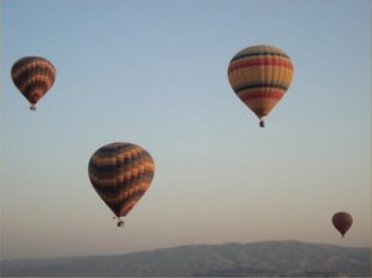
#> input picture Duc/Pic/balloon.png, 372 x 278 px, found by its file name
$ jupyter execute 28-Contour-boundingbox-and-enclosing-circle.ipynb
#> lines starting #> are read from the running program, lines starting #| are printed output that depends on the picture; after the words box and inside, x2 and y2 are one past the last pixel; in counts of white or black regions, pixels touching at a corner belong together
# bounding box

[cell 1]
import numpy as np
import cv2
import matplotlib.pyplot as plt

[cell 2]
input_image = cv2.imread("images/balloon.png")
#> input_image is the input picture: shape (278, 372, 3); mean B, G, R 157, 154.6, 149.1

gray_image = cv2.cvtColor(input_image, cv2.COLOR_BGR2GRAY)
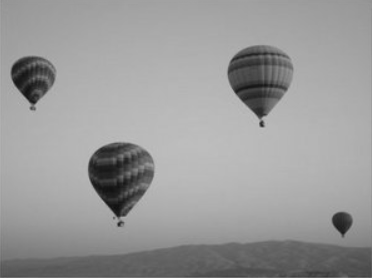
#> gray_image: shape (278, 372); min 14, max 191, mean 153.2

_, binary_image = cv2.threshold(gray_image,127,255,cv2.THRESH_BINARY_INV)
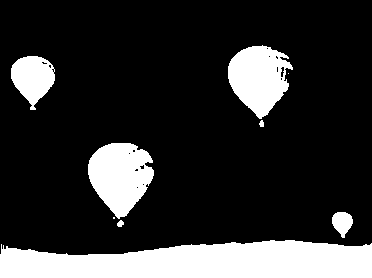
#> binary_image: shape (278, 372); 19.3% white; 9 white regions (2 under 20 px), largest, box (x1, y1, x2, y2) and area: (0, 240, 372, 278) 11442, (88, 143, 154, 219) 3432, (228, 45, 293, 119) 3140

plt.figure(figsize=[14,8])
plt.subplot(131);plt.imshow(input_image[...,::-1]);plt.title("Original");
plt.subplot(132);plt.imshow(gray_image, cmap='gray');plt.title("Gray image");
plt.subplot(133);plt.imshow(binary_image, cmap='gray');plt.title("Binary image");
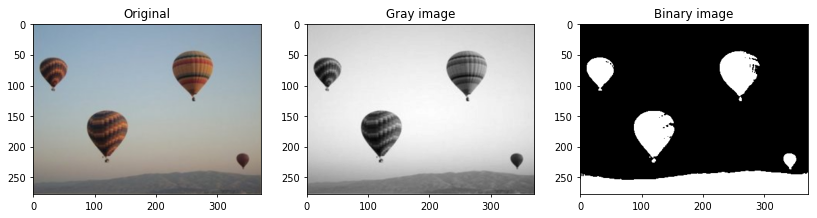
#> figure drawn by matplotlib, 3 panels

[cell 3]
kernel = cv2.getStructuringElement(cv2.MORPH_ELLIPSE, (5, 5), (2, 2))
closing = cv2.morphologyEx(binary_image, cv2.MORPH_CLOSE, kernel)
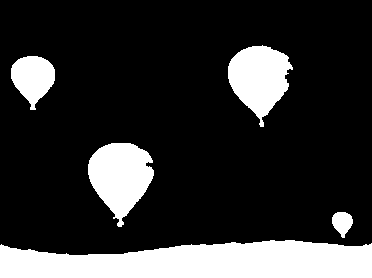
#> closing: shape (278, 372); 19.5% white; 5 white regions

contours, _ = cv2.findContours(closing, cv2.RETR_TREE, cv2.CHAIN_APPROX_SIMPLE)
#> contours = 5 contours; box (x1, y1, x2, y2) and area: (0, 240, 372, 278) 11060, (88, 143, 154, 227) 3408, (228, 45, 293, 127) 3134, (11, 56, 55, 110) 1492, (332, 212, 353, 238) 338
all_contours = cv2.drawContours(input_image.copy(), contours, -1, (100,200,200), 3)
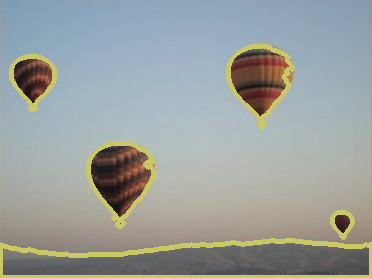
#> all_contours: shape (278, 372, 3); mean B, G, R 156.6, 159.8, 153.8
plt.figure(figsize=[14,8])

plt.subplot(121);plt.imshow(input_image[...,::-1]);plt.title("Original");
plt.subplot(122);plt.imshow(all_contours[...,::-1]);plt.title("Contours");
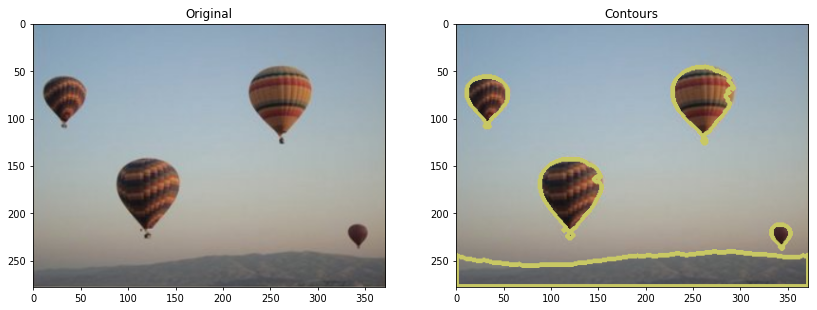
#> figure drawn by matplotlib, 2 panels

[cell 4]
drawing = input_image.copy()
cv2.drawContours(drawing, [contours[2]], -1, (0,255,255),3)
plt.imshow(drawing[...,::-1])

[cell 5]
boundRect = cv2.boundingRect(contours[3])
#> boundRect = (11, 56, 44, 54)
centers, radius = cv2.minEnclosingCircle(contours[3])
#> centers = (31.72, 82.23); radius = 26.97

[cell 6]
drawing = input_image.copy()

cv2.rectangle(drawing, (int(boundRect[0]), int(boundRect[1])), \
  (int(boundRect[0]+boundRect[2]), int(boundRect[1]+boundRect[3])), (100,0,255), 2)
plt.imshow(drawing[...,::-1])

[cell 7]
drawing = input_image.copy()
cv2.circle(drawing, (int(centers[0]), int(centers[1])), int(radius), (100,0,255), 2)
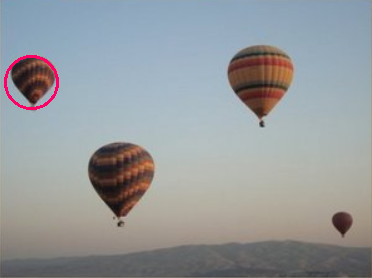
#> drawing: shape (278, 372, 3); mean B, G, R 156.7, 153.9, 149.6
plt.imshow(drawing[...,::-1])

[cell 8]
input_image = cv2.imread("images/balloon.png")

gray_image = cv2.cvtColor(input_image, cv2.COLOR_BGR2GRAY)

_, binary_image = cv2.threshold(gray_image,127,255,cv2.THRESH_BINARY_INV)

kernel = cv2.getStructuringElement(cv2.MORPH_ELLIPSE, (5, 5), (2, 2))
closing = cv2.morphologyEx(binary_image, cv2.MORPH_CLOSE, kernel)

contours, _ = cv2.findContours(closing, cv2.RETR_TREE, cv2.CHAIN_APPROX_SIMPLE)

drawing = input_image.copy()

for c in contours:
    boundRect = cv2.boundingRect(c)
    cv2.rectangle(drawing, (int(boundRect[0]), int(boundRect[1])), \
  (int(boundRect[0]+boundRect[2]), int(boundRect[1]+boundRect[3])), (100,0,255), 2)
#> this loop made 5 passes
#> boundRect on passes 1 to 5: (0, 240, 372, 38), (332, 212, 21, 26), (88, 143, 66, 84), (11, 56, 44, 54), (228, 45, 65, 82)
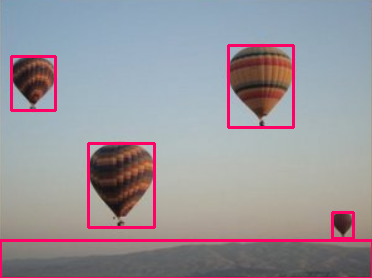
#> drawing: shape (278, 372, 3); 4.07% of pixels changed, all inside (x1, y1, x2, y2) = (0, 44, 372, 278)

plt.imshow(drawing[...,::-1])
